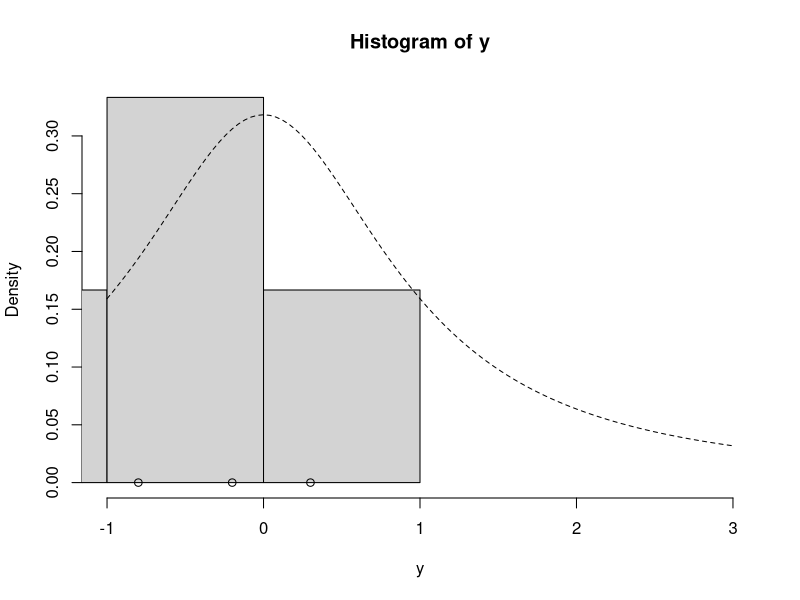

Source code (R):
lg = function(mu, n, ybar) {
  mu2 = mu^2
  n * (ybar * mu - mu2 / 2.0) - log(1 + mu2)
}

mh = function(n, ybar, n_iter, mu_init, cand_sd) {
  ## Random-Walk Metropolis-Hastings algorithm
  
  ## step 1, initialize
  mu_out = numeric(n_iter)
  accpt = 0
  mu_now = mu_init
  lg_now = lg(mu=mu_now, n=n, ybar=ybar)
  
  ## step 2, iterate
  for (i in 1:n_iter) {
    ## step 2a
    mu_cand = rnorm(n=1, mean=mu_now, sd=cand_sd) # draw a candidate
    
    ## step 2b
    lg_cand = lg(mu=mu_cand, n=n, ybar=ybar) # evaluate log of g with the candidate
    lalpha = lg_cand - lg_now # log of acceptance ratio
    alpha = exp(lalpha)
    
    ## step 2c
    u = runif(1) # draw a uniform variable which will be less than alpha with probability min(1, alpha)
    if (u < alpha) { # then accept the candidate
      mu_now = mu_cand
      accpt = accpt + 1 # to keep track of acceptance
      lg_now = lg_cand
    }
    
    ## collect results
    mu_out[i] = mu_now # save this iteration's value of mu
  }
  
  ## return a list of output
  list(mu=mu_out, accpt=accpt/n_iter)
}

y = c(-0.2, -1.5, -5.3, 0.3, -0.8, -2.2)
ybar = mean(y)
n = length(y)
hist(y, freq=FALSE, xlim=c(-1.0, 3.0)) # histogram of the data
curve(dt(x=x, df=1), lty=2, add=TRUE) # prior for mu
points(y, rep(0,n), pch=1) # individual data points
points(ybar, 0, pch=19) # sample mean

set.seed(43) # set the random seed for reproducibility
post = mh(n=n, ybar=ybar, n_iter=1e3, mu_init=0.0, cand_sd=1.5)
str(post)